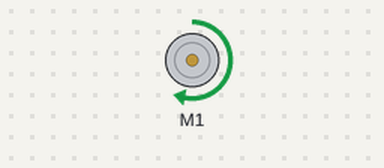
Recording of a sketch running on a simulated Arduino Uno, built with avr-gcc and run on an emulated ATmega328P. Parts: DC motor (green arrow = forward, orange = backward, longer = faster).

Above: at 0.1 s.
At 63.1 s:
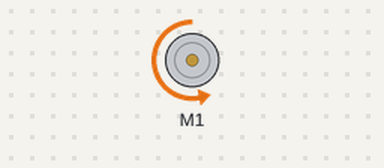
At 79.1 s:
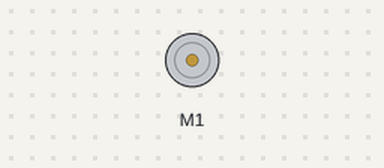
Timing chart, 0 to 80.6 s (numbered marks = the images above):
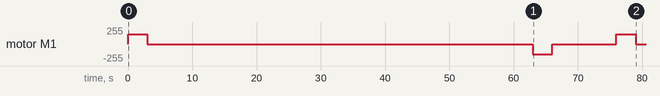

Measured:
- by itself, motor M1: stopped → forward 150/255 at 0.00 s, → stopped 3.0 s later, → backward 150/255 60.0 s later, → stopped 3.0 s later, … (6 changes in this stretch)

The sketch:

handSpray.ino
```cpp
#include <AFMotor.h>

// Create an instance of AF_DCMotor for M1 (shoulder motor)
AF_DCMotor motor1(1); // M1 is connected to port 1 on the motor shield

void setup() {
  // Set the initial speed for the motor
  motor1.setSpeed(150); // Adjust speed (0-255)
}

void loop() {
  // Call the liftHand function once
  liftHand();
  delay(10000); // Wait 10 seconds before doing anything else (or adjust as needed)
}

// Function to lift the hand (M1 to 95% up and back to normal)
void liftHand() {
  int durationLift = 3000; // Time to move M1 to 95% (adjust based on testing)

  // Lift M1 to 95% up
  motor1.setSpeed(150); // Set motor speed
  motor1.run(FORWARD);  // Move motor forward
  delay(durationLift);  // Wait for the motor to reach the position
  motor1.run(RELEASE);  // Stop the motor

  // Hold the position for 1 minute
  delay(60000);

  // Return M1 to normal position
  motor1.setSpeed(150); // Set motor speed
  motor1.run(BACKWARD); // Move motor backward
  delay(durationLift);  // Wait for the motor to return to the start position
  motor1.run(RELEASE);  // Stop the motor
}
```
